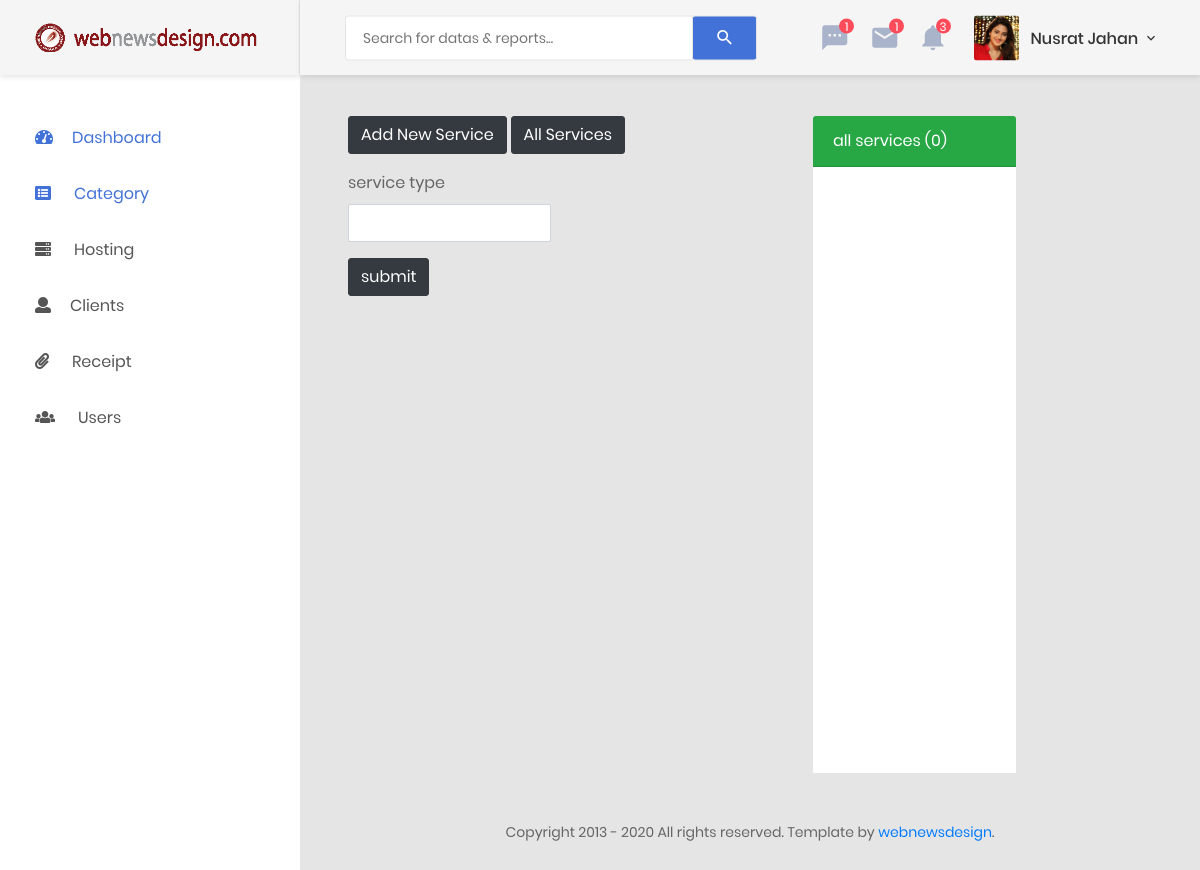
Before: /service-type.php with the older database file.
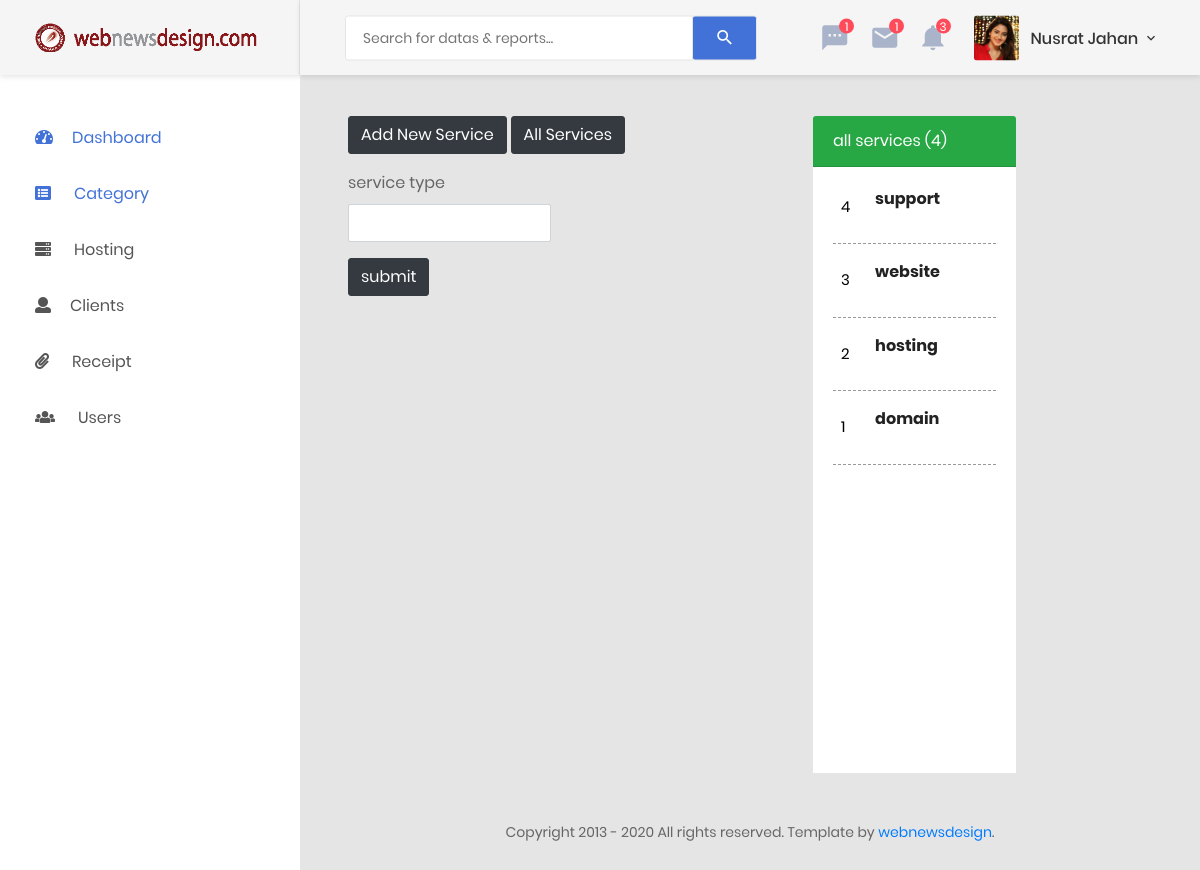
After: the same page with the newer database file.
### tables this page shows
CREATE TABLE `services` (
  `id` int(11) NOT NULL,
  `service` varchar(100) NOT NULL
);

### service-type.php (the view)
<?php
    include('header.php');
?>
<div class="main-content">
    <div class="row">
        <div class="col-md-6 ml-5">
            <?php include('add_service.php') ?>
            <form action="insert-service.php" method="POST" enctype="multipart/form-data">
                <div class="row">
                    <div class="col-md-6">
                        <div class="form-group">
                            <label for="service"> service type </label>
                            <input type="text" name="service" id="service" class="form-control" autofocus required="">
                        </div>
                    </div>
                </div>
                <input type="submit" value="submit" name ="submit" class="btn btn-dark">
            </form>
        </div>
        <?php
		    $sql ="SELECT count(id) as total FROM services ORDER BY id DESC ";
		    $result = $conn->query($sql);
		    $rows = mysqli_fetch_assoc($result);
		?>
		<div class="col-md-3">
		    <div class="card-header bg-success text-white">
		        <p> all services (<?php echo $rows['total'];?>)  </p>
		    </div>
		    <div class="card-body bg-white">
		        <nav class="all-client">
		            <?php
		                $sql ="SELECT * FROM services ORDER BY id DESC ";
		                $result = $conn->query($sql);
		            ?>
		            <?php while ($rows = mysqli_fetch_assoc($result)) { ?>
		                <li>
		                  <a href="edit-service.php?id=<?php echo $rows['id'];?>">
		                      <span class="row p-0 m-0">
		                          <span class="col-md-2 p-2 m-0 sl">
		                              <p> <?php echo $rows['id']; ?> </p>
		                          </span>
		                          <div class="col-md-8 client-name">
		                              <h2> <?php echo $rows['service']; ?> </h2>
		                          </div>
		                      </span>
		                  </a>
		              </li>
		             <?php } ?>
		        </nav>
		    </div>
		</div>
    </div>
</div>
<?php
    include('footer.php');
?>

Changed rows visible on the page:
added services: id "4", service "support"
added services: id "3", service "website"
added services: id "2", service "hosting"
added services: id "1", service "domain"
Other visible differences:
$rows['total']: "0" → "4"
